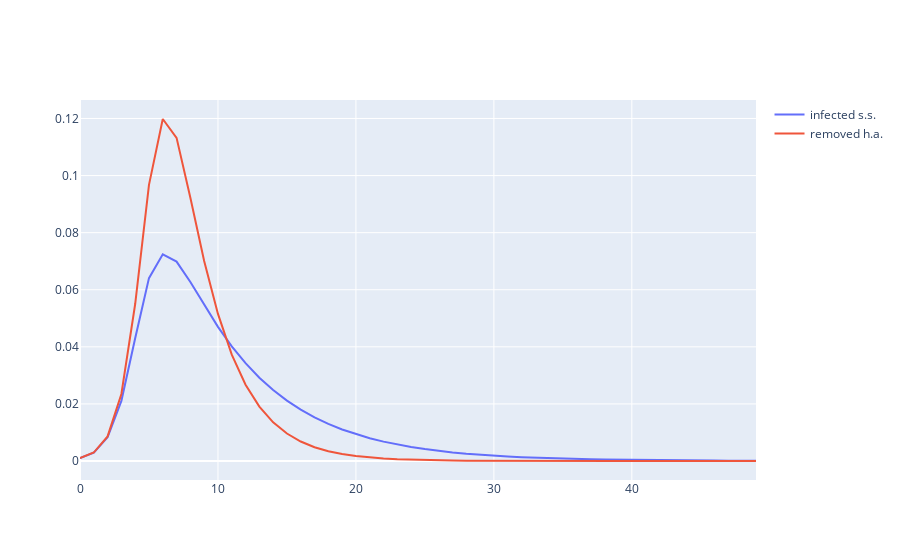

Notebook code for this chart:
### Markdown cell above
## 2020-04-14

### Code cell
def sir_sim(infected_zero=0.001, g_zero=3, total_time=50, alpha=20):
    infected_s = [infected_zero]
    removed_s = [infected_zero]
    infected_h = infected.copy()
    removed_h = removed_s.copy()
    
    transmition_rate_s = g_zero * (1 + alpha * infected_s[0]) ** (-1)
    transmition_rate_h = g_zero * (1 + alpha * removed_h[0]) ** (-1)
    
    for week in range(1, total_time):
        new_infections_s = transmition_rate_s * infected_s[week-1] * (1 - removed_s[week-1])
        new_infections_h = transmition_rate_h * infected_h[week-1] * (1 - removed_h[week-1])
        
        infected_s.append(new_infections_s)
        infected_h.append(new_infections_h)
        
        removed_s.append(removed_s[week-1] + new_infections_s)
        removed_h.append(removed_h[week-1] + new_infections_h)
        
        transmition_rate_s = g_zero / (1 + alpha * infected_s[week])
        transmition_rate_h = g_zero / (1 + alpha * removed_h[week])

    time_axis = np.arange(0, total_time)
    fig = go.Figure()
    fig.add_trace(
        go.Scatter(x=time_axis, y=infected_s, mode='lines', name='infected s.s.')
    )
    fig.add_trace(
        go.Scatter(x=time_axis, y=infected_h, mode='lines', name='removed h.a.')
    )
    fig.show()

sir_sim()

### Figure 1 — Plotly figure (JSON) as saved in the notebook; plotly's stock layout.template omitted (floating-point values rounded to 4 significant figures; data arrays with more than 128 entries replaced by an {"elided": "..."} marker saying what was removed)
{"data": [{"mode": "lines", "name": "infected s.s.", "type": "scatter", "x": [0, 1, 2, 3, 4, 5, 6, 7, 8, 9, 10, 11, 12, 13, 14, 15, 16, 17, 18, 19, 20, 21, 22, 23, 24, 25, 26, 27, 28, 29, 30, 31, 32, 33, 34, 35, 36, 37, 38, 39, 40, 41, 42, 43, 44, 45, 46, 47, 48, 49], "y": [0.001, 0.002938, 0.008293, 0.02108, 0.043, 0.06406, 0.07242, 0.06985, 0.06271, 0.05464, 0.04699, 0.04019, 0.03428, 0.0292, 0.02485, 0.02114, 0.01798, 0.01529, 0.013, 0.01105, 0.009397, 0.007989, 0.006792, 0.005774, 0.004908, 0.004172, 0.003547, 0.003015, 0.002563, 0.002179, 0.001852, 0.001574, 0.001338, 0.001138, 0.0009672, 0.0008221, 0.0006989, 0.0005941, 0.000505, 0.0004293, 0.0003649, 0.0003102, 0.0002637, 0.0002242, 0.0001905, 0.000162, 0.0001377, 0.000117, 9.949e-05, 8.457e-05]}, {"mode": "lines", "name": "removed h.a.", "type": "scatter", "x": [0, 1, 2, 3, 4, 5, 6, 7, 8, 9, 10, 11, 12, 13, 14, 15, 16, 17, 18, 19, 20, 21, 22, 23, 24, 25, 26, 27, 28, 29, 30, 31, 32, 33, 34, 35, 36, 37, 38, 39, 40, 41, 42, 43, 44, 45, 46, 47, 48, 49], "y": {"elided": "149 float values"}}], "layout": {}}
